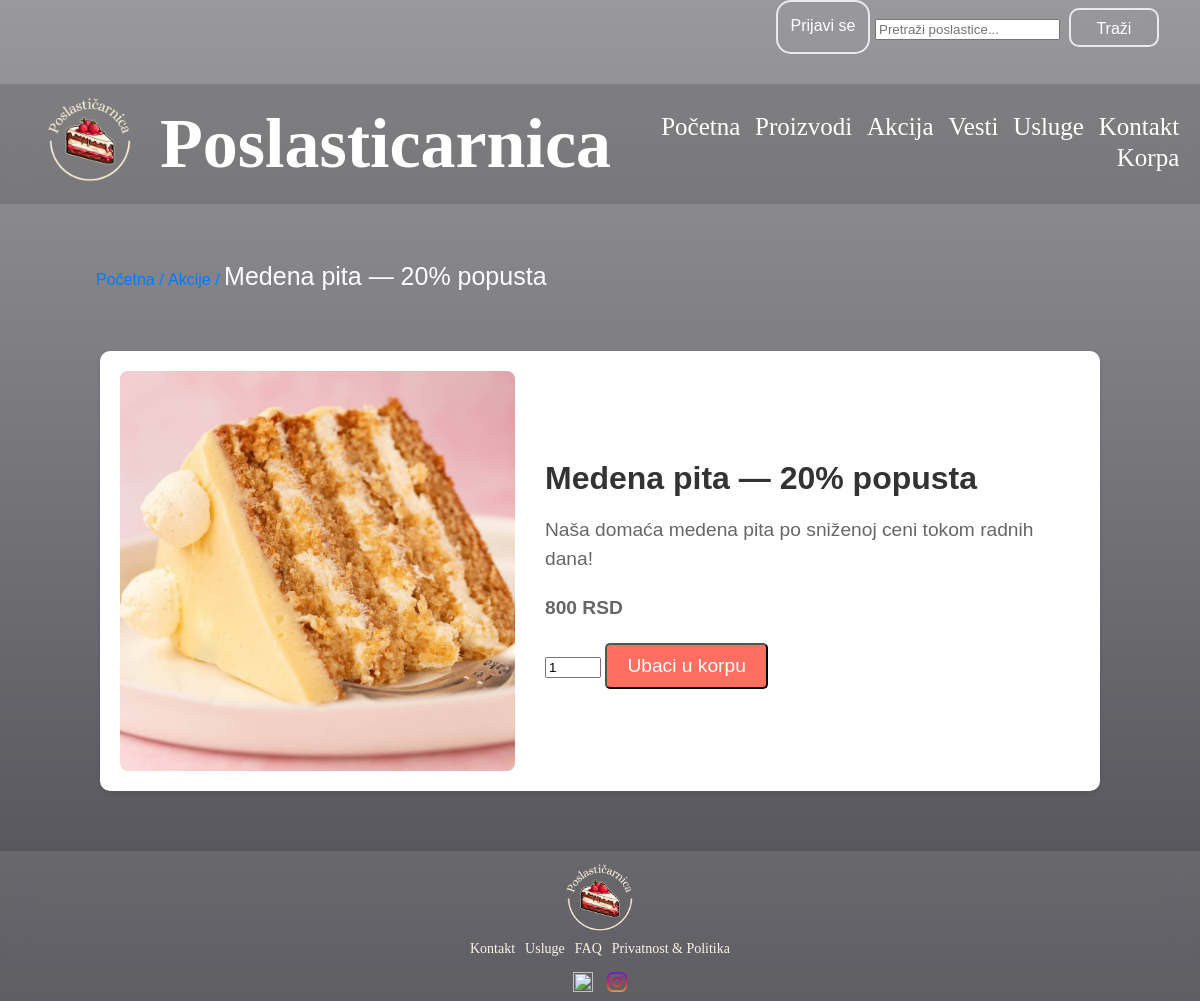
Screenshot of /index.php?page=akcija&id=10 with the database file from the repository.
### tables this page shows
CREATE TABLE IF NOT EXISTS `akcije` (
  `id` int(10) unsigned NOT NULL AUTO_INCREMENT,
  `proizvod_id` int(10) unsigned DEFAULT NULL,
  `naziv` varchar(128) NOT NULL,
  `opis` varchar(255) NOT NULL,
  `cena` double NOT NULL,
  `zalihe` int(11) NOT NULL,
  `slika` varchar(255) NOT NULL,
  PRIMARY KEY (`id`)
);

### korisnickaStrana/model/AkcijaModel.php (called while the page is built, shortened)
<?php
function getAkcijaById($con, $id) {
    $akcija_id = mysqli_real_escape_string($con, $id);
    $query = "SELECT * FROM akcije WHERE id='$akcija_id'";
    $query_run = mysqli_query($con, $query);
    if ($query_run && mysqli_num_rows($query_run) > 0) {
        return mysqli_fetch_array($query_run);
    }
    return null;
}
?>

### korisnickaStrana/view/akcija.php (the view, shortened to what this page needs)
<!DOCTYPE html>
<html lang="sr">
<head>
    <link rel="stylesheet" href="/Poslasticarnica/korisnickaStrana/public/akcija.css">
</head>
<body id="body">
<div aria-label="breadcrumb">
        <ol class="breadcrumb">
            <li class="breadcrumb-item"><a href="/Poslasticarnica/index.php?page=pocetna">Početna /</a></li>
            <li class="breadcrumb-item"><a href="/Poslasticarnica/index.php?page=akcije">Akcije /</a></li>
            <li class="breadcrumb-item active" aria-current="page"><?= $akcija['naziv'] ?></li>
        </ol>
</div>
    <div class="sale-container">
        <img src="/Poslasticarnica/<?= $akcija['slika'] ?>" class="sale-img" >
        <div class="sale-info product-info">
            <h2><?= $akcija['naziv']?></h2>
            <p><?= $akcija['opis'] ?></p>
            <p><strong><?= $akcija['cena'] ?> RSD</strong></p>
            <div class="price-quantity">
                <input type="number" class="quantity" value="1" min="1" max="50">
                <button class="shopping2"
                        data-id="<?= $akcija['proizvod_id'] ?>"
                        data-naziv="<?= htmlspecialchars($akcija['naziv']) ?>"
                        data-cena="<?= $akcija['cena'] ?>"
                        data-slika="<?= $akcija['slika'] ?>">
                    Ubaci u korpu
                </button>
            </div>
    </div>
</div>
    <?php include 'footer.php'; ?>
</body>

### korisnickaStrana/public/nav-bar.css (style rules this page uses)
#body { height: 111vh; width: 100%; background-image: linear-gradient(rgba(0,0,9,0.4),rgba(0,0,9,0.7)), url(../public/slike/background1.jpg); background-position: center; background-size: cover; position: relative; }

### korisnickaStrana/public/akcija.css (style rules this page uses)
body { font-family: Arial, sans-serif; margin: 0; padding: 0; color: #333; background-image: linear-gradient(rgba(0,0,9,0.4),rgba(0,0,9,0.7)), url(../public/slike/background1.jpg); background-position: center; background-size: cover; position: relative; }
.sale-container { display: flex; justify-content: center; align-items: center; padding: 20px; margin-top: 50px; margin-bottom: 60px; background-color: #fff; box-shadow: 0 2px 5px rgba(0, 0, 0, 0.1); border-radius: 10px; width: 80%; max-width: 1200px; margin-left: auto; margin-right: auto; }
.sale-img { width: 400px; height: 400px; object-fit: cover; margin-right: 30px; border-radius: 8px; }
.sale-info { max-width: 600px; }
.sale-info h2 { font-size: 2em; margin-bottom: 10px; color: #333; }
.sale-info p { font-size: 1.2em; line-height: 1.5; color: #666; margin-bottom: 20px; }
.shopping2 { display: inline-block; padding: 10px 20px; background-color: #ff6f61; color: #fff; font-size: 1.2em; text-align: center; text-decoration: none; border-radius: 5px; transition: background-color 0.3s ease; }
.breadcrumb { margin: 3em 6em; background-color: transparent; padding: 10px 0; list-style: none; margin-bottom: 20px; }
.breadcrumb-item { display: inline; font-size: 1em; }
.breadcrumb-item a { color: #007bff; text-decoration: none; }
.breadcrumb-item.active { font-size: 25px; color: #fdfdfd; }

### rows the page displays
akcije: naziv "Medena pita — 20% popusta", slika (picture), opis "Naša domaća medena pita po sniženoj ceni tokom radnih dana!", cena "800"
